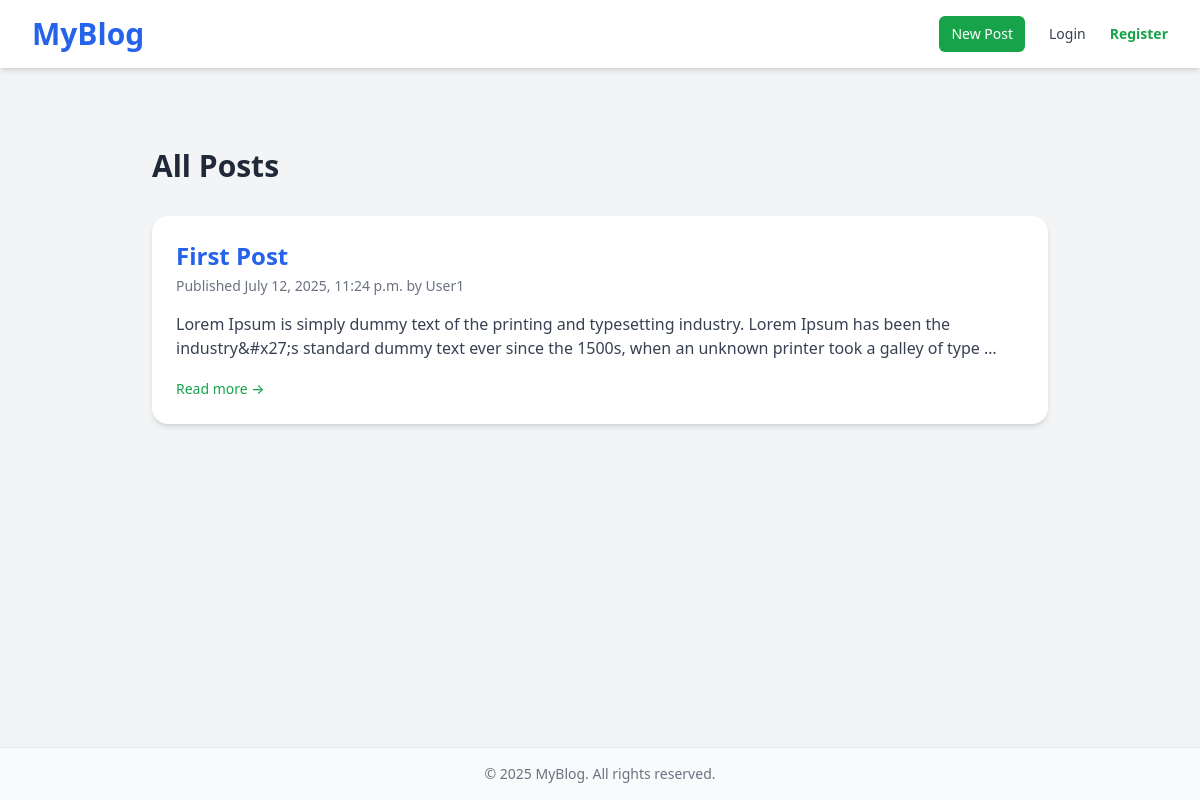
/blog/, run on an earlier commit of the app's database.
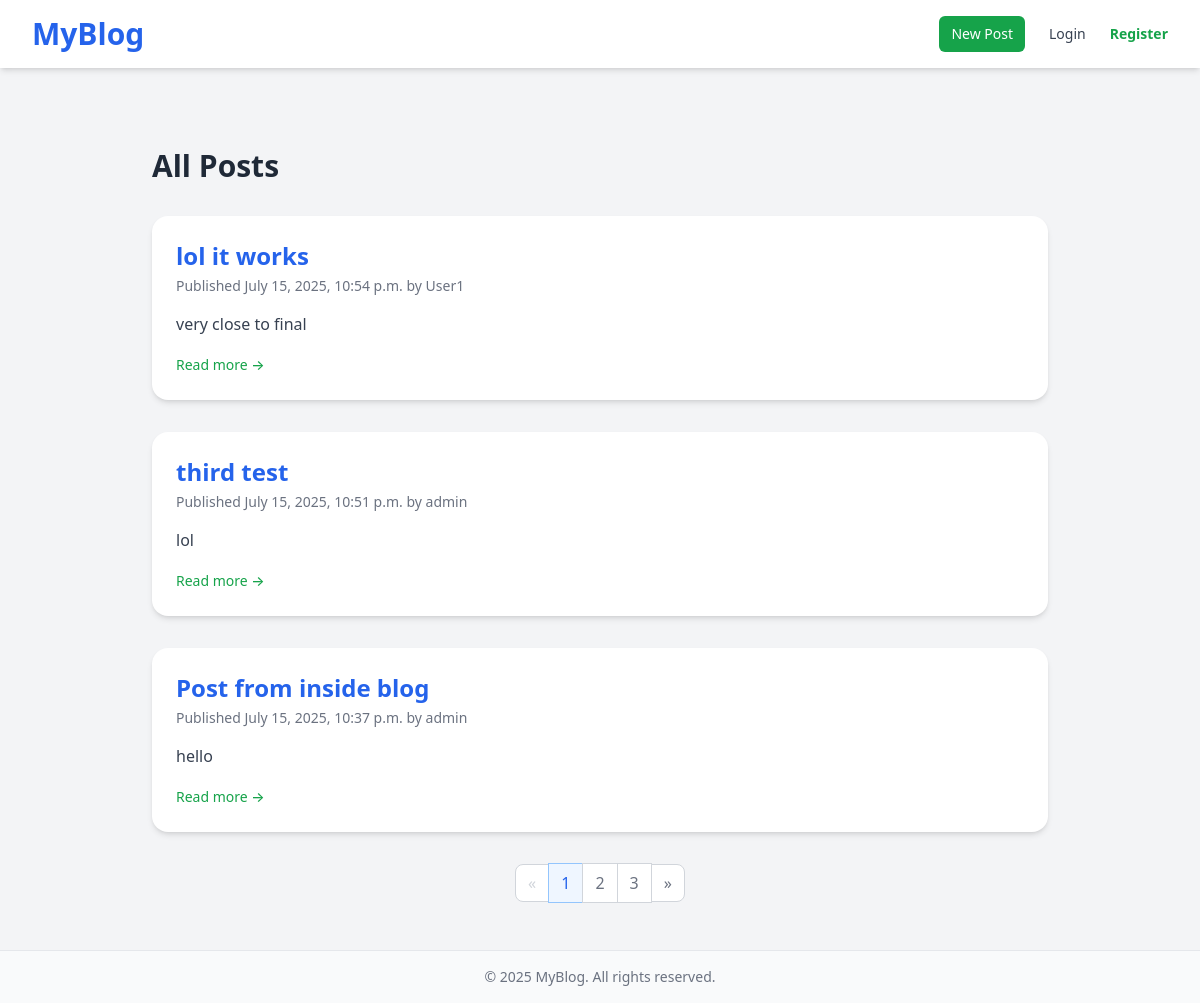
And on a later commit of the database.
### blog/models.py (models this page shows, shortened)
class Post(models.Model):
    class Status(models.TextChoices):
        DRAFT = 'DF', 'Draft'
        PUBLISHED = 'P', 'Published'
    author = models.ForeignKey(settings.AUTH_USER_MODEL, on_delete=models.CASCADE)
    title = models.CharField(max_length=250)
    body = models.TextField()
    publish = models.DateTimeField(default=timezone.now)
    created = models.DateTimeField(auto_now_add=True)
    updated = models.DateTimeField(auto_now=True)
    status = models.CharField(max_length=2, choices=Status.choices, default=Status.DRAFT)
    tags = TaggableManager()  # Allows tagging of posts
    class Meta:
        ordering = ['-publish']
    def get_absolute_url(self):
        local_pub = timezone.localtime(self.publish) #converts utc time to local
        return reverse(
            'blog:post_detail',
            args=[
                self.publish.year,
                self.publish.month,
                self.publish.day,
                self.slug
            ]
        )
    slug = models.SlugField(max_length=250, unique_for_date='publish', blank=True)

### account/models.py (models this page shows)
class CustomUser(AbstractUser):
    email = models.EmailField(unique=True)  # Ensures email is unique

### blog/views.py (the view)
# urls.py: path('', views.post_list, name='post_list'),
def post_list(request, tag_slug=None):
    object_list = Post.objects.filter(status=Post.Status.PUBLISHED)
    tag = None
    if tag_slug:
        tag = get_object_or_404(Tag, slug=tag_slug)
        object_list = object_list.filter(tags__in=[tag])
    paginator = Paginator(object_list, 3)  # 3 posts per page
    page_number = request.GET.get('page')
    page_obj = paginator.get_page(page_number)  # Handles invalid page numbers automatically
    return render(request,
                 'blog/post/list.html',
                 {'page_obj': page_obj, 'tag': tag})

### templates/blog/post/list.html (shortened to what this page needs)
{% extends "base.html" %}
{% block content %}
<div class="max-w-4xl mx-auto mt-8 space-y-8">
  <h1 class="text-3xl font-bold text-gray-800">All Posts</h1>
  {% for post in page_obj %}
    <article class="bg-white rounded-2xl shadow-md overflow-hidden hover:shadow-lg transition p-6 mb-6">
      <header class="mb-4">
        <h2 class="text-2xl font-semibold text-blue-600 hover:text-blue-800">
          <a href="{{ post.get_absolute_url }}">{{ post.title }}</a>
        </h2>
        <p class="mt-1 text-sm text-gray-500">
          Published {{ post.publish|date:"F j, Y, g:i a" }} by {{ post.author }}
        </p>
      </header>
      <div class="prose prose-sm text-gray-700 mb-4">
        {{ post.body|truncatechars_html:200 }}
      </div>
      <a href="{{ post.get_absolute_url }}"
         class="inline-block text-sm font-medium text-green-600 hover:underline">
        Read more →
      </a>
    </article>
  {% endfor %}
  <div class="max-w-4xl mx-auto mt-8">
    {% include "blog/pagination.html" %}
  </div>
</div>
{% endblock %}

### templates/base.html (shortened to what this page needs)
{% load static %}
<!DOCTYPE html>
<html lang="en">
<head>
  <link href="{% static 'css/output.css' %}" rel="stylesheet">
</head>
<body class="bg-gray-100 text-gray-900 font-sans antialiased min-h-screen flex flex-col">
  <header class="bg-white shadow-md">
    <div class="max-w-7xl mx-auto px-4 sm:px-6 lg:px-8 py-4 flex justify-between items-center">
      <a href="{% url 'blog:post_list' %}" class="text-2xl md:text-3xl font-bold text-blue-600 hover:text-blue-800 transition">MyBlog</a>
      <nav class="flex items-center space-x-6">
          {% if user.is_authenticated %}
          <a href="{% url 'blog:post_create' %}" class="px-3 py-2 bg-green-600 text-white text-sm font-medium rounded-md hover:bg-green-700 transition">
            New Post
          </a>
        {% else %}
          <a href="{% url 'account:login' %}?next={% url 'blog:post_create' %}" class="px-3 py-2 bg-green-600 text-white text-sm font-medium rounded-md hover:bg-green-700 transition">
            New Post
          </a>
        {% endif %}
        <div class="flex space-x-6 text-sm font-medium">
          {% if user.is_authenticated %}
            <a href="{% url 'account:dashboard' %}" class="text-gray-700 hover:text-blue-600 transition">Dashboard</a>
            <form method="post" action="{% url 'account:logout' %}" class="inline">
              {% csrf_token %}
              <button type="submit" class="text-gray-700 hover:text-red-600 transition">Logout</button>
            </form>
          {% else %}
            <a href="{% url 'account:login' %}" class="text-gray-700 hover:text-blue-600 transition">Login</a>
            <a href="{% url 'account:register' %}" class="text-green-600 hover:text-green-800 font-semibold transition">Register</a>
          {% endif %}
        </div>
      </nav>
    </div>
  </header>
  <main class="flex-1 py-12 px-4 sm:px-6 lg:px-8">
    <div class="max-w-7xl mx-auto">
      {% block content %}{% endblock %}
    </div>
  </main>
  <footer class="bg-gray-50 border-t text-center text-sm py-4 text-gray-500 mt-auto">
    &copy; {% now "Y" %} MyBlog. All rights reserved.
  </footer>
</body>
</html>

### templates/blog/pagination.html (shortened to what this page needs)
{% if page_obj.has_other_pages %}
  <nav aria-label="Page navigation" class="mt-8 flex justify-center">
    <ul class="inline-flex items-center -space-x-px">
      {% if page_obj.has_previous %}
        <li>
          <a href="?page={{ page_obj.previous_page_number }}"
             class="block px-3 py-2 ml-0 leading-tight text-gray-500 bg-white border border-gray-300 rounded-l-lg hover:bg-gray-100 hover:text-gray-700">
            <span class="sr-only">Previous</span>
            &laquo;
          </a>
        </li>
      {% else %}
        <li class="disabled">
          <span class="block px-3 py-2 ml-0 leading-tight text-gray-300 bg-white border border-gray-300 rounded-l-lg cursor-not-allowed">
            &laquo;
          </span>
        </li>
      {% endif %}
      {% for i in page_obj.paginator.page_range %}
        {% if page_obj.number == i %}
          <li>
            <span class="z-10 px-3 py-2 leading-tight text-blue-600 bg-blue-50 border border-blue-300 hover:bg-blue-100 hover:text-blue-700">
              {{ i }}
            </span>
          </li>
        {% else %}
          <li>
            <a href="?page={{ i }}"
               class="px-3 py-2 leading-tight text-gray-500 bg-white border border-gray-300 hover:bg-gray-100 hover:text-gray-700">
              {{ i }}
            </a>
          </li>
        {% endif %}
      {% endfor %}
      {% if page_obj.has_next %}
        <li>
          <a href="?page={{ page_obj.next_page_number }}"
             class="block px-3 py-2 leading-tight text-gray-500 bg-white border border-gray-300 rounded-r-lg hover:bg-gray-100 hover:text-gray-700">
            &raquo;
          </a>
        </li>
      {% else %}
        <li class="disabled">
          <span class="block px-3 py-2 leading-tight text-gray-300 bg-white border border-gray-300 rounded-r-lg cursor-not-allowed">
            &raquo;
          </span>
        </li>
      {% endif %}
    </ul>
  </nav>
{% endif %}

What changed in the data, as far as the page shows it:
no longer on this page (row unchanged): Post: title "First Post", publish "July 12, 2025, 11:24 p.m.", author "User1", body "Lorem Ipsum is simply dummy text of the printing and typesetting industry. Lorem Ipsum has been the industry&#x27;s standard dummy text ever since the 1500s, when an unknown printer took a galley of type …"
added Post: title "lol it works", publish "July 15, 2025, 10:54 p.m.", author "User1", body "very close to final"
added Post: title "third test", publish "July 15, 2025, 10:51 p.m.", author "admin", body "lol"
added Post: title "Post from inside blog", publish "July 15, 2025, 10:37 p.m.", author "admin", body "hello"
Also different on the page:
new list line: "1"
new list line: "2"
new list line: "3"
